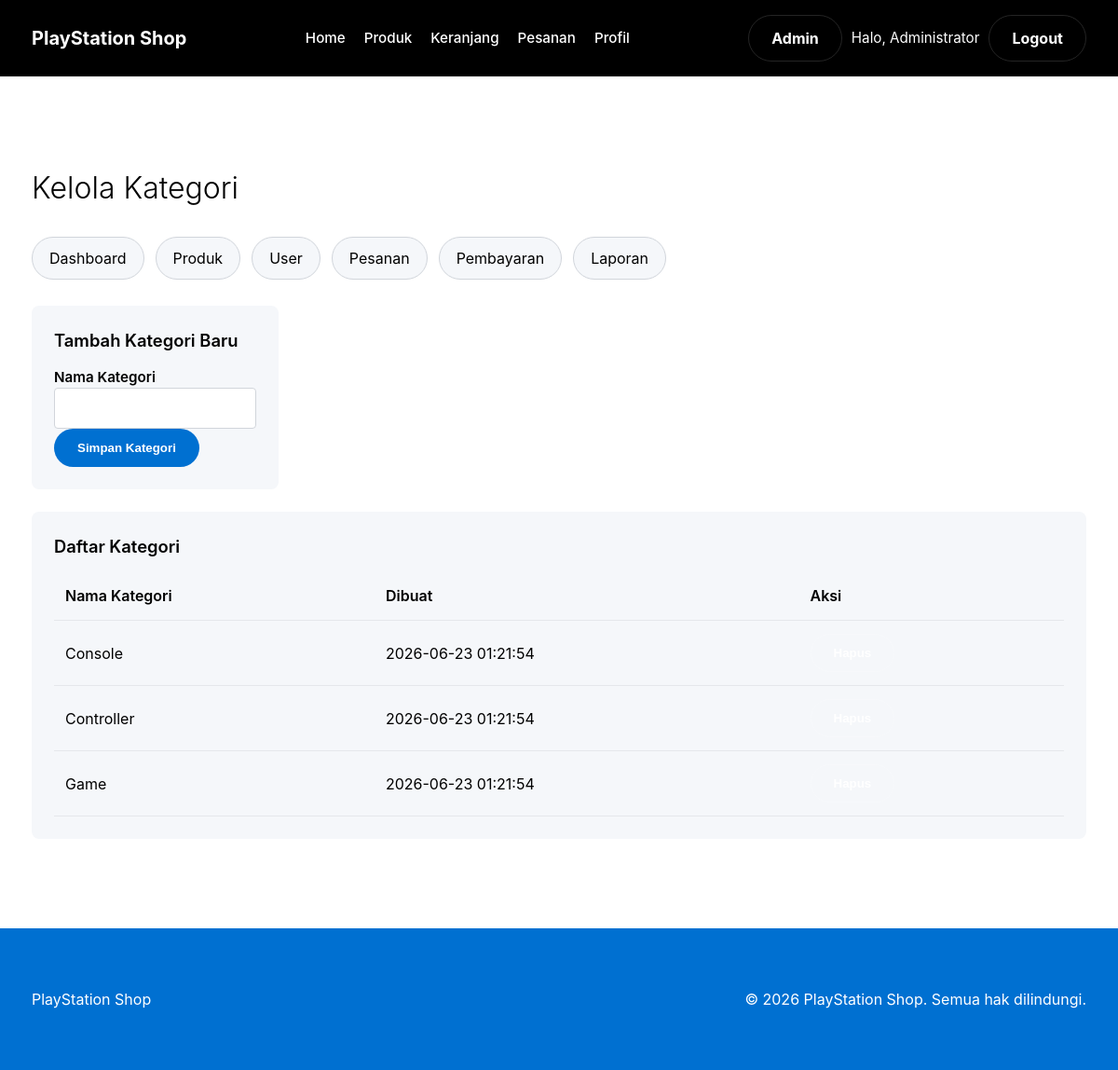
The app's page /admin/kategori.php (signed in) with its own data.
### tables this page shows
CREATE TABLE IF NOT EXISTS `categories` (
  `id` INT UNSIGNED NOT NULL AUTO_INCREMENT,
  `nama_kategori` VARCHAR(100) NOT NULL,
  `created_at` TIMESTAMP NOT NULL DEFAULT CURRENT_TIMESTAMP,
  PRIMARY KEY (`id`),
  UNIQUE KEY (`nama_kategori`)
);

### admin/kategori.php (the view, shortened to what this page needs)
<?php
require_once __DIR__ . '/../includes/admin_logger.php';
$categories = $pdo->query('SELECT id, nama_kategori, created_at FROM categories ORDER BY nama_kategori')->fetchAll();
require_once __DIR__ . '/../includes/header.php';
?>
<section class="section">
    <div class="container">
        <h2 class="section-title">Kelola Kategori</h2>
        <div class="admin-nav">
            <a href="dashboard.php">Dashboard</a>
            <a href="produk.php">Produk</a>
            <a href="user.php">User</a>
            <a href="pesanan.php">Pesanan</a>
            <a href="pembayaran.php">Pembayaran</a>
            <a href="laporan.php">Laporan</a>
        </div>
        <div class="card-grid">
            <article class="card">
                <h3>Tambah Kategori Baru</h3>
                <form method="post" action="kategori.php" class="form-card">
                    <label for="nama_kategori">Nama Kategori</label>
                    <input type="text" id="nama_kategori" name="nama_kategori" required>
                    <button type="submit" class="button button-primary">Simpan Kategori</button>
                </form>
            </article>
            <article class="card" style="grid-column: 1 / -1;">
                <h3>Daftar Kategori</h3>
                <table class="admin-table">
                    <thead>
                        <tr>
                            <th>Nama Kategori</th>
                            <th>Dibuat</th>
                            <th>Aksi</th>
                        </tr>
                    </thead>
                    <tbody>
                        <?php foreach ($categories as $category): ?>
                            <tr>
                                <td><?= htmlspecialchars($category['nama_kategori']) ?></td>
                                <td><?= htmlspecialchars($category['created_at']) ?></td>
                                <td>
                                    <form method="post" action="kategori.php" onsubmit="return confirm('Hapus kategori ini?');">
                                        <button type="submit" name="delete_category" value="<?= htmlspecialchars($category['id']) ?>" class="button button-secondary">Hapus</button>
                                    </form>
                                </td>
                            </tr>
                        <?php endforeach; ?>
                    </tbody>
                </table>
            </article>
        </div>
    </div>
</section>
<?php require_once __DIR__ . '/../includes/footer.php';

### assets/css/style.css (style rules this page uses)
:root { --color-primary: #0070d1; --color-primary-pressed: #0064b7; --color-on-primary: #ffffff; --color-commerce: #d53b00; --color-commerce-pressed: #aa2f00; --color-canvas-light: #ffffff; --color-canvas-dark: #000000; --color-surface-card: #f5f7fa; --color-surface-dark-card: #181818; --color-ink: #000000; --color-on-dark: #ffffff; --color-body-light: rgba(0,0,0,0.6); --color-link-light: #0064b7; --radius-sm: 4px; --radius-md: 8px; --radius-full: 9999px; --spacing-section: 96px; --spacing-lg: 24px; --spacing-xl: 32px; --max-width: 1180px; }
* { box-sizing: border-box; }
body { margin: 0; font-family: "Inter", Arial, Helvetica, sans-serif; color: var(--color-ink); background: var(--color-canvas-light); line-height: 1.5; }
a { color: inherit; text-decoration: none; }
.container { width: min(100%, calc(var(--max-width) - 48px)); margin: 0 auto; }
.button { display: inline-flex; align-items: center; justify-content: center; border-radius: var(--radius-full); padding: 12px 24px; border: 1px solid transparent; font-weight: 700; cursor: pointer; }
.button-primary { background: var(--color-primary); color: var(--color-on-primary); }
.button-secondary { background: transparent; color: var(--color-on-dark); border-color: rgba(255,255,255,0.14); }
.section { padding: var(--spacing-section) 0; }
.section-title { margin: 0 0 24px; font-size: 2rem; font-weight: 300; }
.card-grid { display: grid; gap: 24px; grid-template-columns: repeat(auto-fit, minmax(240px, 1fr)); }
.card { background: var(--color-surface-card); border-radius: var(--radius-md); padding: 24px; box-shadow: 0 0 0 rgba(0,0,0,0); }
.card h3 { margin: 0 0 12px; font-size: 1.15rem; font-weight: 600; }
.admin-nav { display: flex; flex-wrap: wrap; gap: 12px; margin: 28px 0; }
.admin-nav a { display: inline-flex; padding: 10px 18px; border-radius: var(--radius-full); background: var(--color-surface-card); color: var(--color-ink); border: 1px solid #d1d5db; }
.admin-table { width: 100%; border-collapse: collapse; }
.admin-table th, .admin-table td { padding: 14px 12px; border-bottom: 1px solid #e5e7eb; text-align: left; }
.admin-table th { font-weight: 600; }
.form-card label { font-size: 0.95rem; font-weight: 600; }
.form-card input { width: 100%; border: 1px solid #d1d5db; border-radius: var(--radius-sm); padding: 12px 14px; font-size: 1rem; }
.form-card button { width: fit-content; }

### records on screen
categories: nama_kategori "Console", created_at "2026-06-23 01:21:54", $category['id'] 1 (drawn)
categories: nama_kategori "Controller", created_at "2026-06-23 01:21:54", $category['id'] 2 (drawn)
categories: nama_kategori "Game", created_at "2026-06-23 01:21:54", $category['id'] 3 (drawn)

### other values on screen
$_SESSION['user']['nama'] "Administrator"
